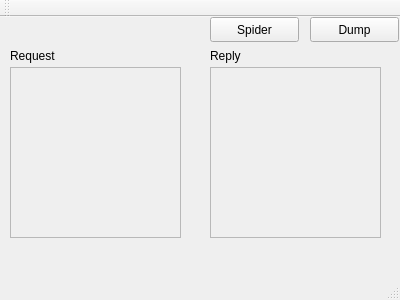
<?xml version="1.0" encoding="UTF-8"?>
<ui version="4.0">
 <class>GUI</class>
 <widget class="QMainWindow" name="GUI">
  <property name="geometry">
   <rect>
    <x>0</x>
    <y>0</y>
    <width>400</width>
    <height>300</height>
   </rect>
  </property>
  <property name="windowTitle">
   <string>Aracne</string>
  </property>
  <widget class="QWidget" name="centralWidget">
   <widget class="QScrollArea" name="requestArea">
    <property name="geometry">
     <rect>
      <x>10</x>
      <y>50</y>
      <width>171</width>
      <height>171</height>
     </rect>
    </property>
    <property name="widgetResizable">
     <bool>true</bool>
    </property>
    <widget class="QWidget" name="scrollAreaWidgetContents">
     <property name="geometry">
      <rect>
       <x>0</x>
       <y>0</y>
       <width>169</width>
       <height>169</height>
      </rect>
     </property>
    </widget>
   </widget>
   <widget class="QScrollArea" name="replyArea">
    <property name="geometry">
     <rect>
      <x>210</x>
      <y>50</y>
      <width>171</width>
      <height>171</height>
     </rect>
    </property>
    <property name="widgetResizable">
     <bool>true</bool>
    </property>
    <widget class="QWidget" name="scrollAreaWidgetContents_2">
     <property name="geometry">
      <rect>
       <x>0</x>
       <y>0</y>
       <width>169</width>
       <height>169</height>
      </rect>
     </property>
    </widget>
   </widget>
   <widget class="QLabel" name="requestLabel">
    <property name="geometry">
     <rect>
      <x>10</x>
      <y>30</y>
      <width>67</width>
      <height>17</height>
     </rect>
    </property>
    <property name="text">
     <string>Request</string>
    </property>
   </widget>
   <widget class="QLabel" name="replyLabel">
    <property name="geometry">
     <rect>
      <x>210</x>
      <y>30</y>
      <width>67</width>
      <height>17</height>
     </rect>
    </property>
    <property name="text">
     <string>Reply</string>
    </property>
   </widget>
   <widget class="QPushButton" name="dumpButton">
    <property name="geometry">
     <rect>
      <x>310</x>
      <y>0</y>
      <width>89</width>
      <height>25</height>
     </rect>
    </property>
    <property name="text">
     <string>Dump</string>
    </property>
   </widget>
   <widget class="QPushButton" name="spiderButton">
    <property name="geometry">
     <rect>
      <x>210</x>
      <y>0</y>
      <width>89</width>
      <height>25</height>
     </rect>
    </property>
    <property name="text">
     <string>Spider</string>
    </property>
   </widget>
  </widget>
  <widget class="QToolBar" name="mainToolBar">
   <attribute name="toolBarArea">
    <enum>TopToolBarArea</enum>
   </attribute>
   <attribute name="toolBarBreak">
    <bool>false</bool>
   </attribute>
  </widget>
  <widget class="QStatusBar" name="statusBar"/>
 </widget>
 <layoutdefault spacing="6" margin="11"/>
 <resources/>
 <connections/>
</ui>
